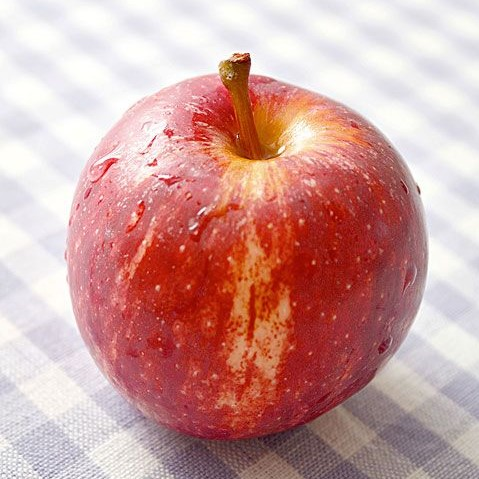
#> input picture ImageSimilarity/img/7.jpg, 479 x 479 px, given in place of 7.png, which was not available
$ python extract.py
#> lines starting #> are read from the running program, lines starting #| are printed output that depends on the picture
from PIL import Image

i=Image.open("7.png")
#> i is the input picture: PIL image 479x479 RGB; mean R, G, B 205.2, 158.6, 155.1
[w1,h1]=i.size
#> w1 = 479; h1 = 479
I=Image.new('RGB',(w1,h1),'white')
#> I: PIL image 479x479 RGB; every value is 255
for x in range(w1):
	for y in range(h1):
		[r,g,b]=i.getpixel((x,y))
		I.putpixel((x,y),(85*(r-r//4*4),85*(g-g//4*4),85*(b-b//4*4)))
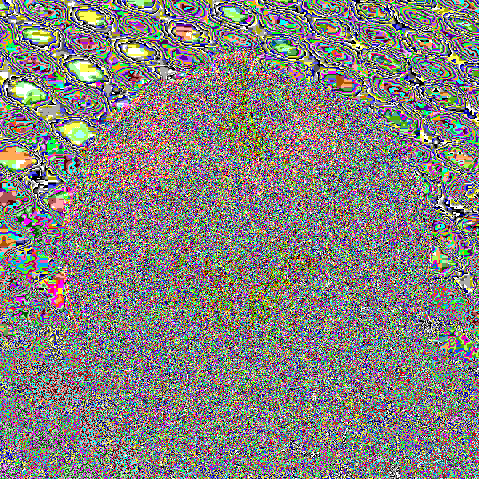
#> I: PIL image 479x479 RGB; mean R, G, B 131.7, 129.8, 126.1
I.save("6.png","png")

$ run again, with ImageSimilarity/img/1.jpg copied over ImageSimilarity/img/7.jpg
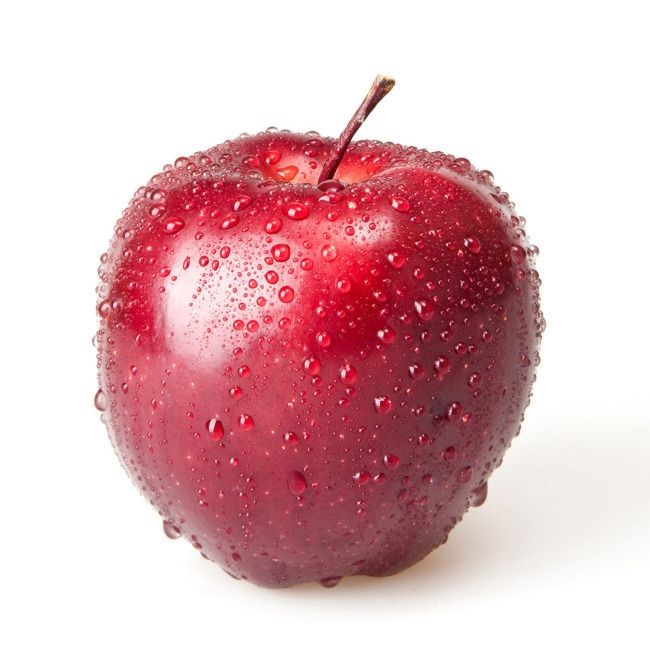
#> input picture ImageSimilarity/img/1.jpg, 650 x 650 px, given in place of 7.png, which was not available
#> i is the input picture: PIL image 650x650 RGB; mean R, G, B 223.3, 183.4, 188.1
#> after the loop `for x in range(w1):`:
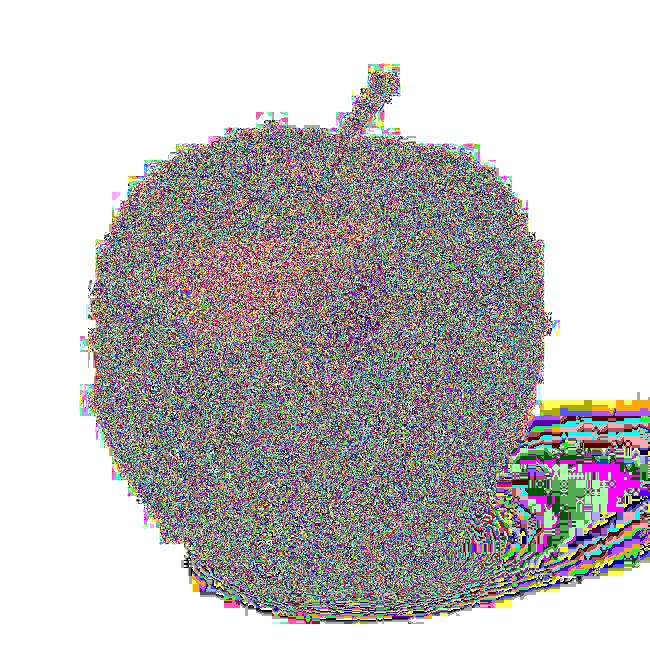
#> I: PIL image 650x650 RGB; mean R, G, B 192.7, 189.3, 189.8

$ run again, with ImageSimilarity/img/10.jpg copied over ImageSimilarity/img/7.jpg
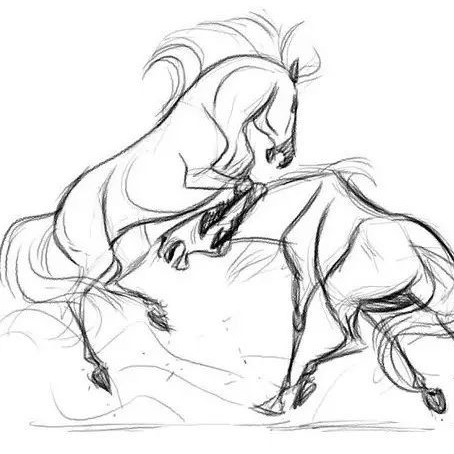
#> input picture ImageSimilarity/img/10.jpg, 454 x 454 px, given in place of 7.png, which was not available
#> i is the input picture: PIL image 454x454 RGB; min 0, max 255, mean 234.6
#> after the loop `for x in range(w1):`:
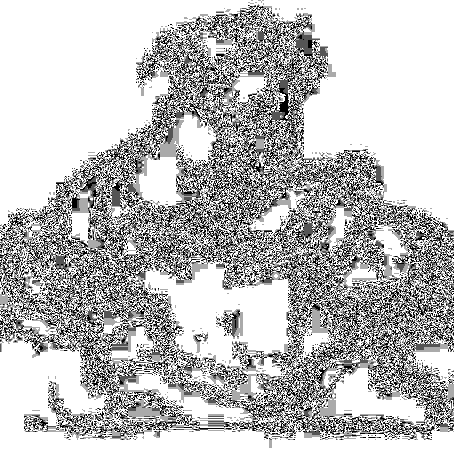
#> I: PIL image 454x454 RGB; min 0, max 255, mean 189.9

$ run again, with ImageSimilarity/img/2.jpg copied over ImageSimilarity/img/7.jpg
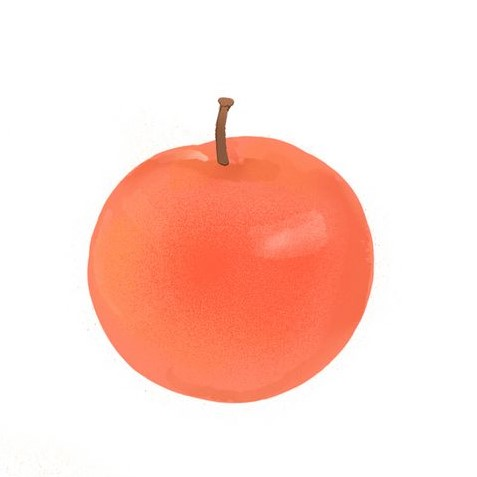
#> input picture ImageSimilarity/img/2.jpg, 477 x 477 px, given in place of 7.png, which was not available
#> i is the input picture: PIL image 477x477 RGB; mean R, G, B 253.4, 218.6, 209.2
#> after the loop `for x in range(w1):`:
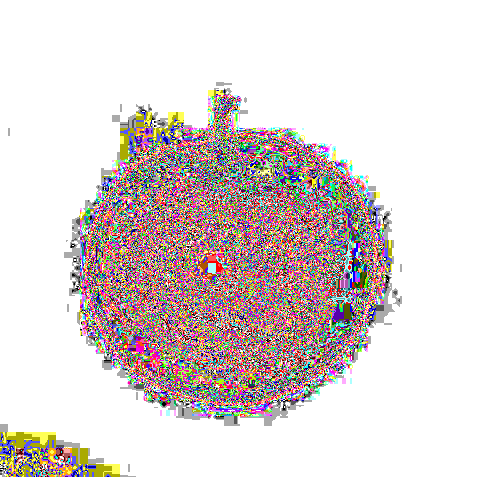
#> I: PIL image 477x477 RGB; mean R, G, B 219.9, 210.3, 209.5
